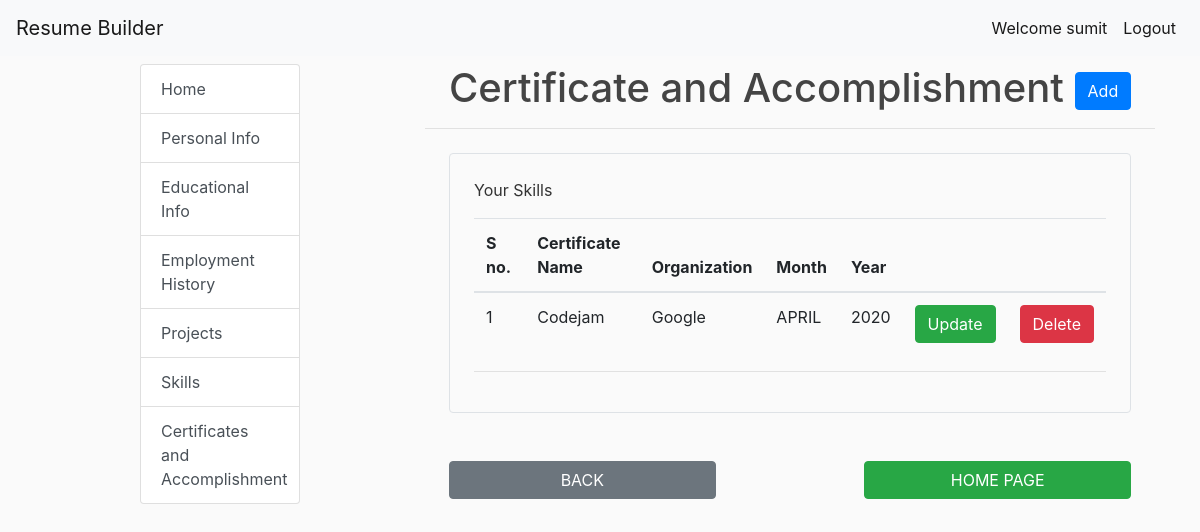
The page /certificate_list/ (signed in) on the database its author committed.
### resume_app/models.py (models this page shows)
class Certificate(models.Model):
    user = models.ForeignKey('auth.User', on_delete=models.CASCADE, related_name='certificates')
    certificate_title = models.CharField(max_length=100,null=True,blank=True)
    organization = models.CharField(max_length=100)
    month = models.CharField(max_length=6, choices=MONTHS_CHOICES, default='MAY')
    year = models.CharField(max_length=6, choices=YEAR_CHOICES, default='2019')
    description = models.TextField()

### resume_app/views.py (the view)
# urls.py: path('certificate_list/',views.certificate_list,name = 'certificate_list'),
@login_required
def certificate_list(request):
    lists = Certificate.objects.filter(user=request.user)
    return render(request,'resume_app/certificate_list.html',{'lists':lists})

### resume_app/templates/resume_app/certificate_list.html (shortened to what this page needs)
{% extends 'resume_app/base.html' %}
{% load crispy_forms_tags %}
{% block content %}
    <h1 class="pl-4">Certificate and Accomplishment  <a class="btn btn-primary" href="{% url 'new_certificate_info' %}">Add</a></h1>
    <hr>
    <div class="border rounded p-4 m-4">
        <p class="display-6">Your Skills</p>
        <table class="table">
            <thead>
                <tr>
                    <th>S no.</th>
                    <th>Certificate Name</th>
                    <th>Organization</th>
                    <th>Month</th>
                    <th>Year</th>
                    <th></th>
                    <th></th>
                </tr>
            </thead>
            <tbody>
                {% for l in lists %}
                <tr>
                    <td>{{forloop.counter}}</td>
                    <td>{{l.certificate_title}}</td>
                    <td>{{l.organization}}</td>
                    <td>{{l.month}}</td>
                    <td>{{l.year}}</td>
                    <td><a class="btn btn-success" href="{% url 'update_certificate_info' pk=l.id %}">Update</a></td>
                    <td><a class="btn btn-danger" href="{% url 'delete_certificate_info' pk=l.id %}">Delete</a></td>
                </tr>
                {% endfor %}
            </tbody>
        </table>
        <hr>
    </div>
<div class="row p-4 b-4">
    <div class="col-lg-5">
        <a class="btn btn-secondary" style="display:inline-block;width:100%" href="{% url 'skill_list' %}">BACK</a>
    </div>
    <div class="col-lg-2">
    </div>
    <div class="col-lg-5">
        <a class="btn btn-success" style="display:inline-block;width:100%" href="/">HOME PAGE</a>
    </div>
</div>
{% endblock %}

### resume_app/templates/resume_app/base.html (shortened to what this page needs)
{% load crispy_forms_tags %}
{% load static %}
<!doctype html>
<html lang="en">
<head>
    <link rel="stylesheet" href="https://stackpath.bootstrapcdn.com/bootstrap/4.3.1/css/bootstrap.min.css"
>
    <link rel="stylesheet"  type="text/css"  href="{% static 'resume_app/style.css' %}">
</head>
<body>
<nav class="navbar navbar-expand-lg navbar-light bg-light">
    <a class="navbar-brand" href="/">Resume Builder</a>
    <div class="collapse navbar-collapse" id="navbarSupportedContent">
        <ul class="navbar-nav my-2 my-lg-0">
            {% if not user.is_authenticated %}
            <li class="nav-item active">
                <a class="nav-link" href="{% url 'login' %}">Login<span class="sr-only">(current)</span></a>
            </li>
            <li class="nav-item active">
                <a class="nav-link" href="{% url 'register' %}">Signup<span class="sr-only">(current)</span></a>
            </li>
            {% else %}
            <li class="nav-item active">
                <a class="nav-link" href="/">Welcome {{user.username}}<span class="sr-only">(current)</span></a>
            </li>
            <li class="nav-item active">
                <a class="nav-link" href="{% url 'logout' %}">Logout<span class="sr-only">(current)</span></a>
            </li>
            {% endif %}
        </ul>
    </div>
</nav>
<div class="container">
    <div class="row my-2">
        <div class="col-lg-2 mx-auto">
            <div class="list-group">
                {% if user.is_authenticated %}
                <a href="/" class="list-group-item list-group-item-action">Home</a>
                <a href="{% url 'new_personal_info' %}" class="list-group-item list-group-item-action">Personal Info</a>
                <a href="{% url 'educational_list' %}" class="list-group-item list-group-item-action">Educational Info</a>
                <a href="{% url 'employment_list' %}" class="list-group-item list-group-item-action">Employment History</a>
                <a href="{% url 'project_list' %}" class="list-group-item list-group-item-action">Projects</a>
                <a href="{% url 'skill_list' %}" class="list-group-item list-group-item-action">Skills</a>
                <a href="{% url 'certificate_list' %}" class="list-group-item list-group-item-action">Certificates and Accomplishment</a>
                {% endif %}
            </div>
        </div>
        <div class="col-lg-8">
            {% block content %}
            {% endblock %}
        </div>
    </div>
</div>
</body>
</html>

### resume_app/static/resume_app/style.css (style rules this page uses)
body { background: #fafafa; color: #333333; }
h1, h2, h3, h4, h5, h6 { color: #444444; }
ul { margin: 0; }

### rows shown on the page
Certificate: certificate_title "Codejam", organization "Google", month "APRIL", year "2020"

### other values the page prints
{{ user.username }} "sumit"
